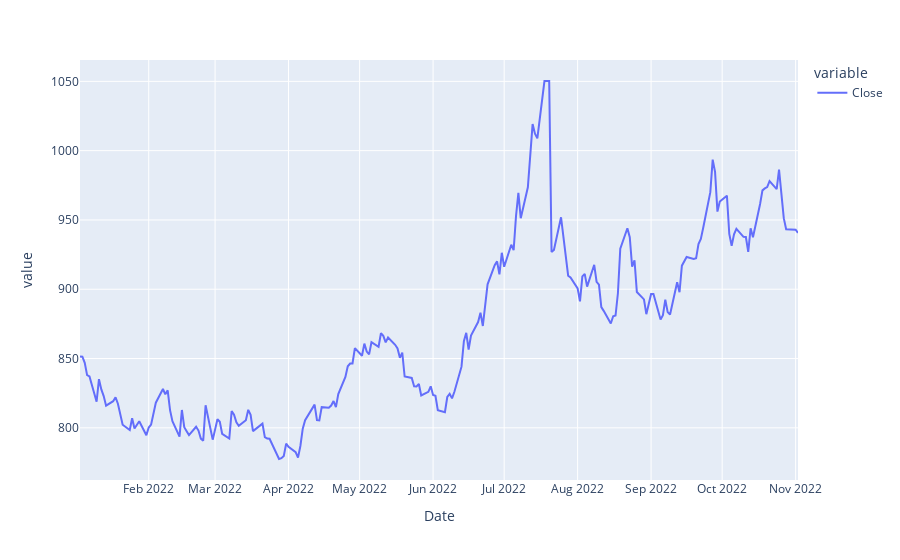

The code cell stored with this chart in its notebook:
### Code cell
fig = px.line(USD_2022['Close'])
fig.show()

### Figure 1 — Plotly figure (JSON) as saved in the notebook; plotly's stock layout.template omitted (floating-point values rounded to 4 significant figures; data arrays with more than 128 entries replaced by an {"elided": "..."} marker saying what was removed)
{"data": [{"hovertemplate": "variable=Close<br>Date=%{x}<br>value=%{y}<extra></extra>", "legendgroup": "Close", "line": {"color": "#636efa", "dash": "solid"}, "marker": {"symbol": "circle"}, "mode": "lines", "name": "Close", "orientation": "v", "showlegend": true, "type": "scatter", "x": {"elided": "218 str values"}, "xaxis": "x", "y": {"elided": "218 float values"}, "yaxis": "y"}], "layout": {"legend": {"title": {"text": "variable"}, "tracegroupgap": 0}, "margin": {"t": 60}, "xaxis": {"anchor": "y", "domain": [0, 1], "title": {"text": "Date"}}, "yaxis": {"anchor": "x", "domain": [0, 1], "title": {"text": "value"}}}}
